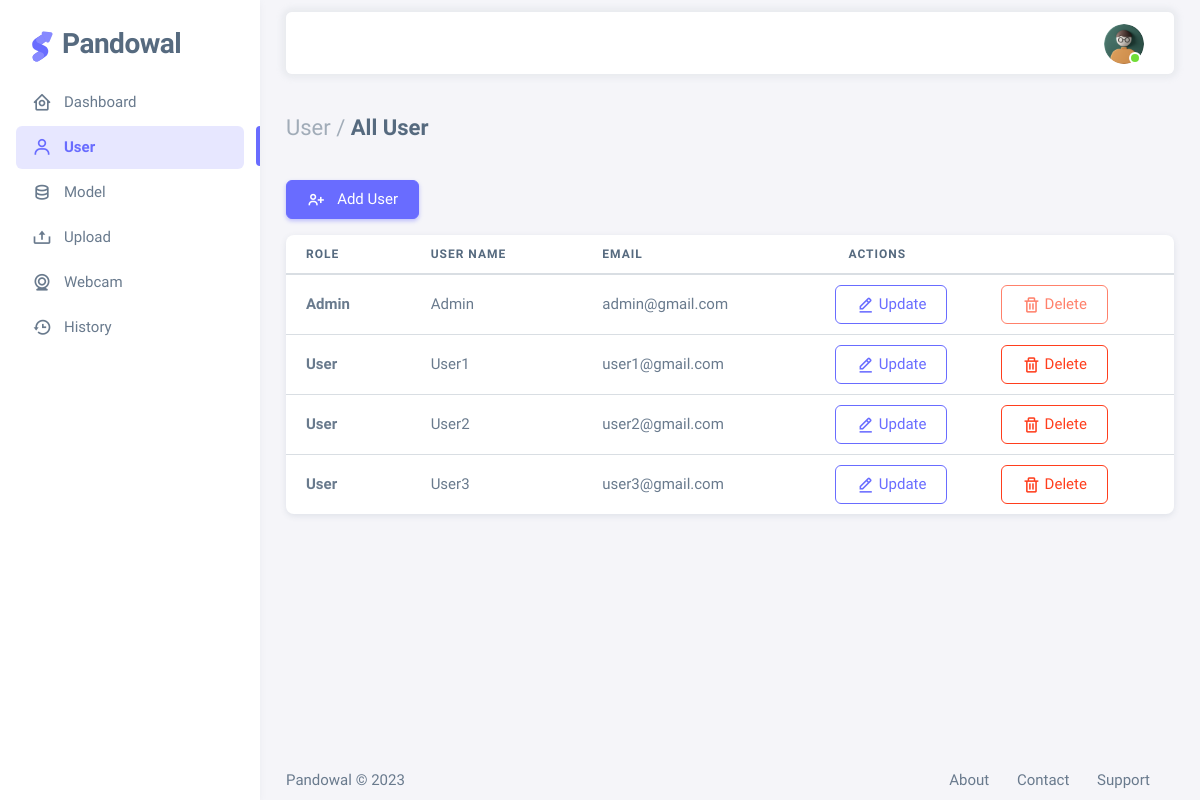
Screenshot of /admin/user (signed in) with the database file from the repository.
### app.py (models this page shows, shortened)
class User(db.Model):
    id = db.Column(db.Integer, primary_key=True)
    username = db.Column(db.String(100), unique=True, nullable=False)
    email = db.Column(db.String(50), unique=True, nullable=False)
    password = db.Column(db.String(200), nullable=False)
    avatar = db.Column(db.String(100), nullable=False)
    role = db.Column(db.String(10), nullable=False, default="User")
    uploads = db.relationship("Upload", back_populates="user")

### app.py (the view)
@app.route("/admin/user")
def user():
    if session["role"] in ["Admin"]:
        user = User.query.all()
        return render_template("admin_user.html", listUser=user)

### templates/admin_user.html (shortened to what this page needs)
{% extends "layout/layout.html" %}
{% block active_user %}
  <li class="menu-item active">
{% endblock %}
{% block content %}
<div class="container-xxl flex-grow-1 container-p-y">
  <h4 class="fw-bold py-3 mb-4">
    <span class="text-muted fw-light">User /</span>
    All User
  </h4>
  <form action="{{ url_for('add_user') }}" class="mb-3">
    <button type="submit" class="btn btn-primary">
      <i class="bx bx-user-plus me-2"></i> Add User</button>
  </form>
  <div class="card">
    <div class="table-responsive text-nowrap">
      <table class="table table-hover">
        <thead>
          <tr class="fw-bold">
            <th>Role</th>
            <th>User Name</th>
            <th>Email</th>
            <th>Actions</th>
          </tr>
        </thead>
        <tbody class="table-border-bottom-0">
          {% for user in listUser %}
          <tr>
            <td>
                <strong>
                  {{user.role}}
                </strong>
            </td>
            <td>
                {{user.username}}
            </td>
            <td>
                {{user.email}}
            </td>
            <td>
              <div class="row align-items-center">
                <form action="{{ url_for('update_user', user_id=user.id) }}" method="post" class="col p-0 ">
                  <button type="submit" class="btn btn-outline-primary">
                    <i class="bx bx-edit-alt me-1"></i>Update</button>
                </form>
                <form action="{{ url_for('delete_user', user_id=user.id) }}" method="post" class="col p-0">
                  {% if user.role != 'Admin' %}
                  <button type="submit" class="btn btn-outline-danger">
                    <i class="bx bx-trash me-1"></i>Delete</button>
                  {% else %}
                  <button type="submit" class="btn btn-outline-danger" disabled>
                    <i class="bx bx-trash me-1"></i>Delete</button>
                  {% endif %}
                </form>
              </div>
            </td>
          </tr>
          {% endfor %}
        </tbody>
      </table>
    </div>
  </div>
</div>
{% endblock %}

### rows the page displays
User: role "Admin", username "Admin", email "admin@gmail.com", shows "Delete"
User: role "User", username "User1", email "user1@gmail.com", shows "Delete"
User: role "User", username "User2", email "user2@gmail.com", shows "Delete"
User: role "User", username "User3", email "user3@gmail.com", shows "Delete"
